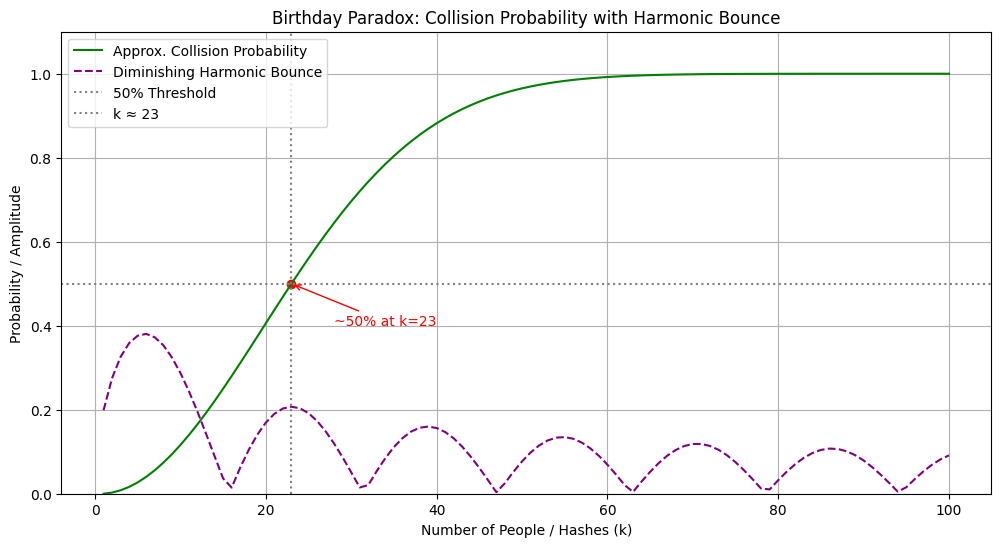

This figure's Python source:
import matplotlib.pyplot as plt

# Parameters
N = 365  # Number of unique values (e.g., days in a year)
k = np.arange(1, 101)  # Sample size (number of people/hashes)

# Approximate collision probability using Taylor approximation
approx_collision_prob = 1 - np.exp(-(k * (k - 1)) / (2 * N))

# Diminishing harmonic bounce (illustrative only)
diminishing_harmonic = np.abs(np.sin(k / 5)) * (1 / k**0.5)


# Find the index where the collision probability exceeds 50%
threshold_index = np.argmax(approx_collision_prob >= 0.5)
threshold_k = k[threshold_index]
threshold_value = approx_collision_prob[threshold_index]


plt.figure(figsize=(12, 6))
plt.plot(k, approx_collision_prob, label='Approx. Collision Probability', color='green')
plt.plot(k, diminishing_harmonic, label='Diminishing Harmonic Bounce', color='purple', linestyle='--')
plt.axhline(0.5, color='gray', linestyle=':', label='50% Threshold')
plt.axvline(threshold_k, color='gray', linestyle=':', label=f'k ≈ {threshold_k}')

# Annotate the 50% crossing point
plt.scatter(threshold_k, threshold_value, color='red')
plt.annotate(f'~50% at k={threshold_k}',
             xy=(threshold_k, threshold_value),
             xytext=(threshold_k + 5, threshold_value - 0.1),
             arrowprops=dict(arrowstyle='->', color='red'),
             color='red',
             fontsize=10)

plt.title('Birthday Paradox: Collision Probability with Harmonic Bounce')
plt.xlabel('Number of People / Hashes (k)')
plt.ylabel('Probability / Amplitude')
plt.grid(True)
plt.legend()
plt.ylim(0, 1.1)
plt.show()
